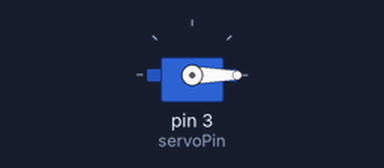
A sketch run on a simulated Arduino Uno, built with avr-gcc and run on an emulated ATmega328P. On the bench: servo.

Above: at 0.05 s.
At 1.5 s:
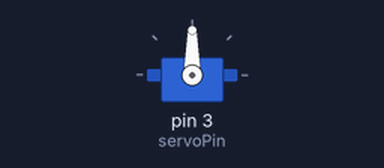
At 3.0 s:
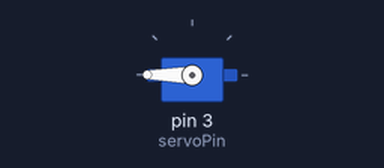
Timing chart, 0 to 6.9 s (numbered marks = the images above):
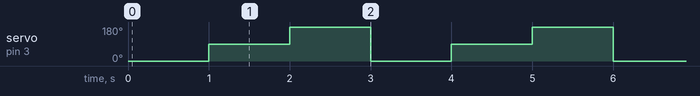

Measured:
- by itself, servo on pin 3 (servoPin): repeats every 3.0 s: 180° 1.0 s, 0° 1.0 s, 90° 1.0 s

The sketch:

Servomotor_1st_way.ino
```cpp
//include the servo library
#include <Servo.h>
//Declare the servo pin
int servoPin = 3;
//Create a servo object
Servo Servo1;

void setup() {
  // put your setup code here, to run once:
//we need to attach the servo to used pin number
Servo1.attach(servoPin);
}

void loop() {
  // put your main code here, to run repeatedly:
//Make servo go to 0 degress
Servo1.write(0);
delay(1000);
//Make servo go to 90 degrees
Servo1.write(90);
delay(1000);
//Make servo go to 180 degrees
Servo1.write(180);
delay(1000);
}
//-----------------------------------------------------------
```
